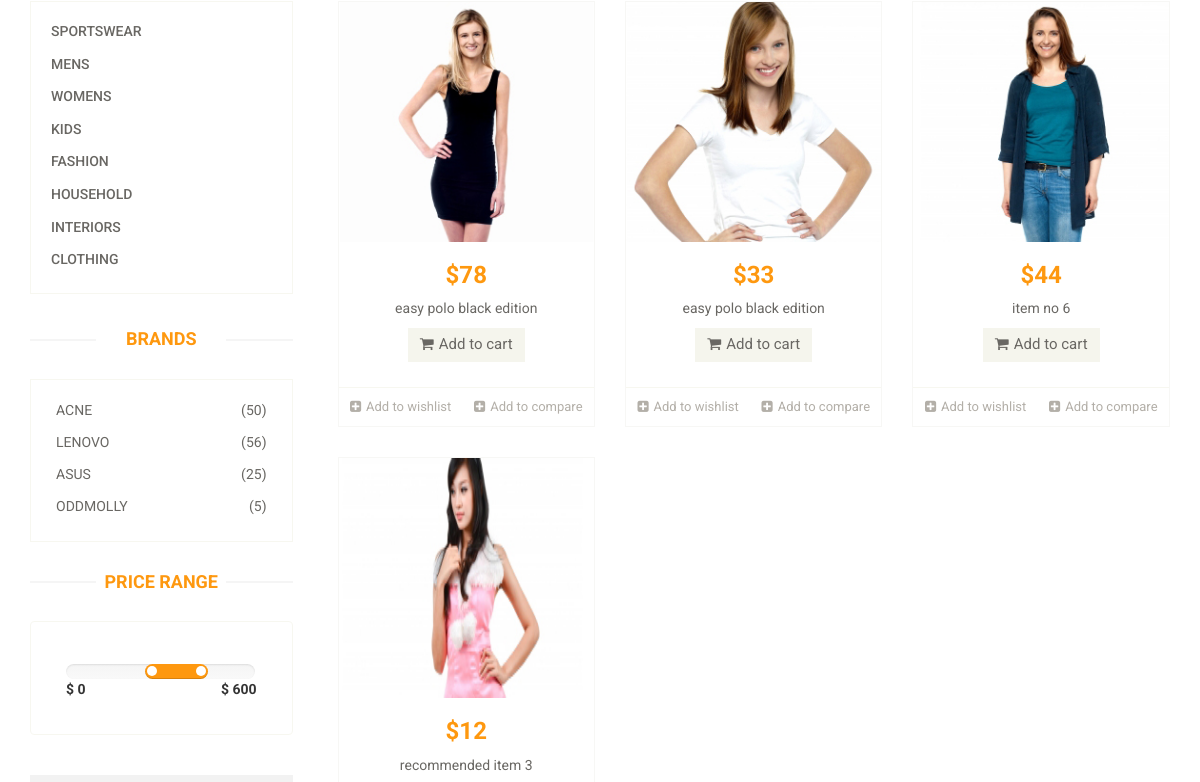
Before: /brand/asus (middle part) with the older database file.
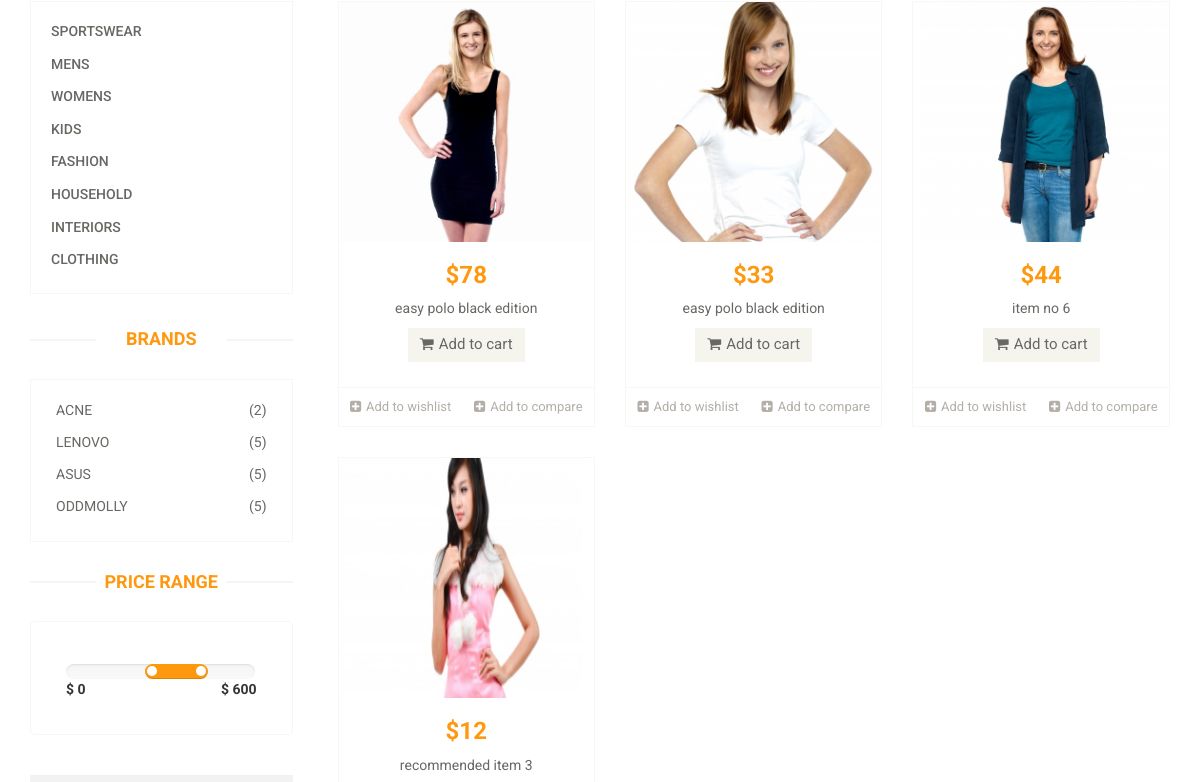
After: the same page with the newer database file.
### home/models.py (models this page shows, shortened)
class Brand(models.Model):
    name = models.CharField(max_length = 200)
    image = models.ImageField(upload_to='media' , blank=True)
    numbers_of_products = models.IntegerField(default = 0)
    slug = models.CharField(max_length=500 , blank = True)

### home/views.py (the view)
# urls.py: path('brand/<slug>', BrandView.as_view(), name="brand"),
class BrandView(Base):
    def get(self,request,slug):
        brand_id = Brand.objects.get(slug = slug).id # slug = slug le index.html ma category for loop bata chaleko xa tellai execute garxa
        self.views['brand_products'] = Product.objects.filter(brand_id = brand_id)
        self.views['categories'] = Category.objects.all()
        self.views['brands'] = Brand.objects.all()
        self.views['count'] = Product.objects.filter(brand_id=brand_id).count()
        return render(request,"brands.html",self.views)

### templates/brands.html (shortened to what this page needs)
{% extends 'base.html' %}
{%block content%}
{%load static%}
	<section>
		<div class="container">
			<div class="row">
				<div class="col-sm-3">
					<div class="left-sidebar">
						<div class="panel-group category-products" id="accordian">
							{%for cat in categories%}
							<div class="panel panel-default">
								<div class="panel-heading">
									<h4 class="panel-title"><a href="/category/{{cat.slug}}">{{cat.name}}</a></h4>
								</div>
							</div>
							{%endfor%}
						</div>
						<div class="brands_products">
							<h2>Brands</h2>
							<div class="brands-name">
								<ul class="nav nav-pills nav-stacked">
									{%for brand in brands %}
									<li><a href="/brand/{{brand.slug}}"> <span class="pull-right">({{brand.numbers_of_products}})</span>{{brand.name}}</a></li>
									{%endfor%}
								</ul>
							</div>
						</div>
						<div class="price-range">
							<h2>Price Range</h2>
							<div class="well">
								 <input type="text" class="span2" value="" data-slider-min="0" data-slider-max="600" data-slider-step="5" data-slider-value="[250,450]" id="sl2" ><br />
								 <b>$ 0</b> <b class="pull-right">$ 600</b>
							</div>
						</div>
						<div class="shipping text-center">
						</div>
					</div>
				</div>
				<div class="col-sm-9 padding-right">
					<div class="features_items">
						{%for brand_product in brand_products%}
						<div class="col-sm-4">
							<div class="product-image-wrapper">
								<div class="single-products">
									<a href="/product/{{brand_product.slug}}">
									<div class="productinfo text-center">
										<img src="{{brand_product.image.url}}" alt="" style="height:30vh;"/>
										<h2>${{brand_product.price}}</h2>
										<p>{{brand_product.name}}</p>
										<a href="/add_to_cart/{{brand_product.slug}}" class="btn btn-default add-to-cart"><i class="fa fa-shopping-cart"></i>Add to cart</a>
									</div>
									</a>
								</div>
								<div class="choose">
									<ul class="nav nav-pills nav-justified">
										<li><a href=""><i class="fa fa-plus-square"></i>Add to wishlist</a></li>
										<li><a href=""><i class="fa fa-plus-square"></i>Add to compare</a></li>
									</ul>
								</div>
							</div>
						</div>
						{%endfor%}
					</div>
				</div>
			</div>
		</div>
	</section>
{%endblock%}

Changed rows visible on the page:
changed Brand "ACNE": numbers_of_products "50" → "2"
changed Brand "LENOVO": numbers_of_products "56" → "5"
changed Brand "ASUS": numbers_of_products "25" → "5"
